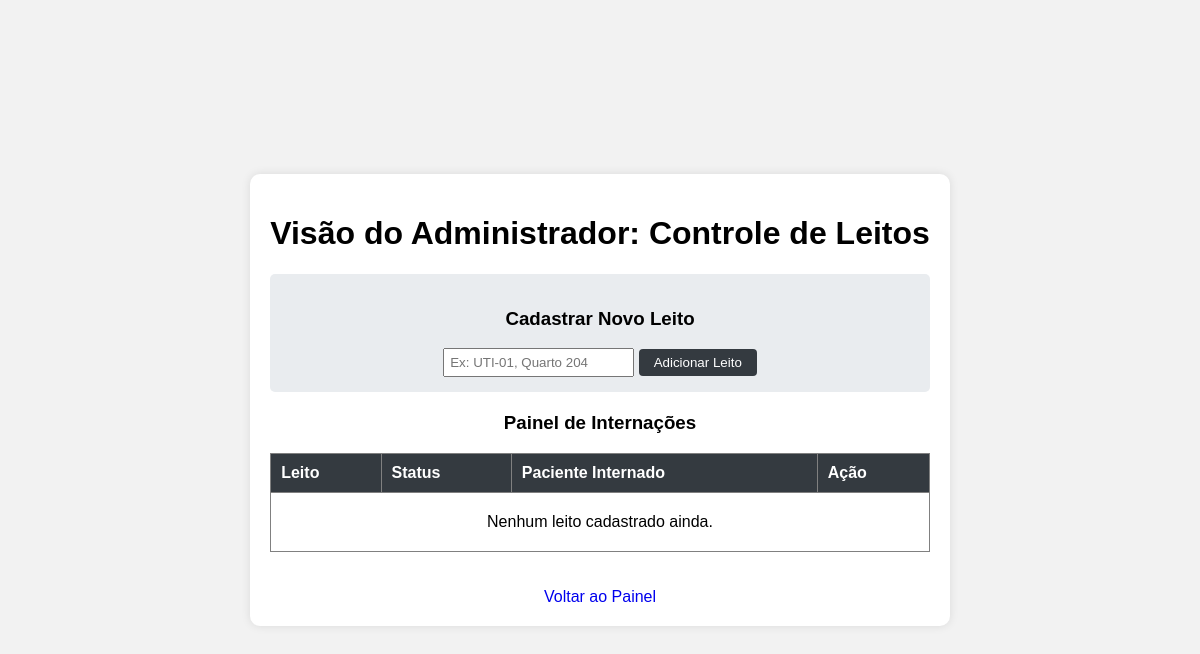
Page /leitos on the earlier database version.
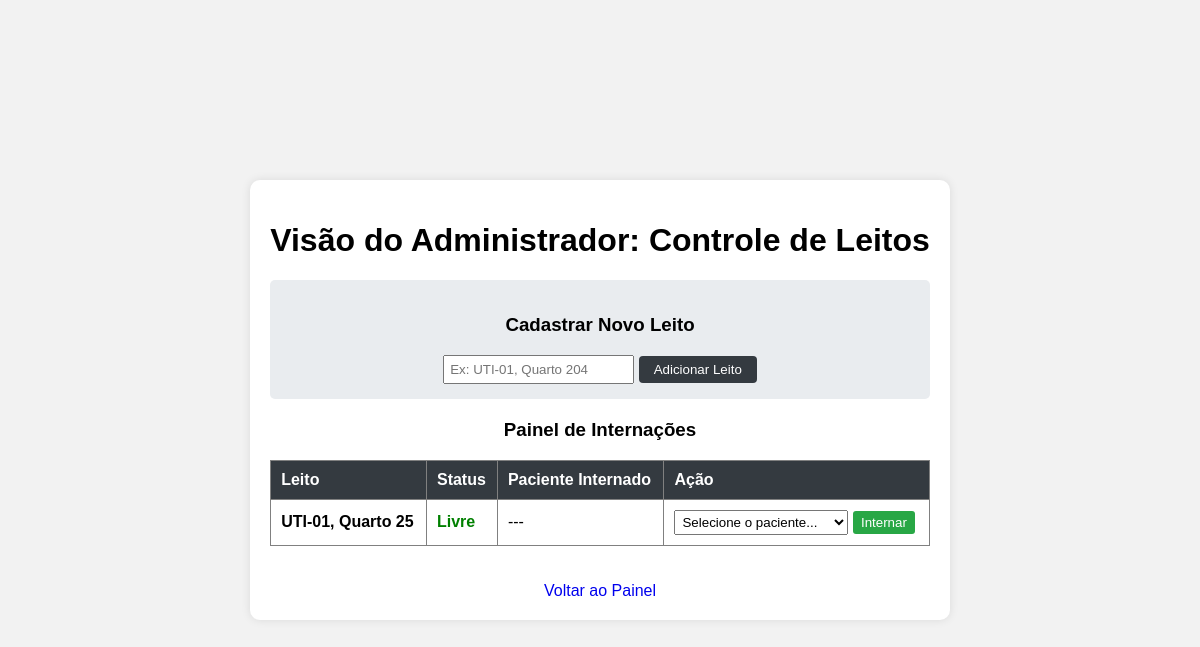
Same page on the later database version.
### tables this page shows
CREATE TABLE leitos(
            id INTEGER PRIMARY KEY AUTOINCREMENT,
            numero TEXT UNIQUE,
            status TEXT DEFAULT 'Livre',
            paciente_id INTEGER,
            FOREIGN KEY(paciente_id) REFERENCES pacientes(id)
        );

### app.py (the view, shortened to what this page needs)
@app.route('/leitos', methods=['GET', 'POST'])
def gerenciar_leitos():
    conn = sqlite3.connect('gestao_hospitalar.db')
    cursor = conn.cursor()
    cursor.execute('''
        SELECT leitos.id, leitos.numero, leitos.status, pacientes.nome
        FROM leitos
        LEFT JOIN pacientes ON leitos.paciente_id = pacientes.id
        ORDER BY leitos.numero
    ''')
    leitos = cursor.fetchall()
    cursor.execute('SELECT id, nome FROM pacientes')
    pacientes = cursor.fetchall()
    conn.close()
    return render_template('leitos.html', leitos=leitos, pacientes=pacientes)

### templates/leitos.html (shortened to what this page needs)
<!DOCTYPE html>
<html lang="pt-br">
<head>
    <link rel="stylesheet" href="{{ url_for('static', filename='styles.css') }}">
</head>
<body>
    <div class="container" style="max-width: 900px;">
        <h1>Visão do Administrador: Controle de Leitos</h1>
        <div style="background-color: #e9ecef; padding: 15px; border-radius: 5px; margin-bottom: 20px;">
            <h3>Cadastrar Novo Leito</h3>
            <form action="{{ url_for('gerenciar_leitos') }}" method="POST">
                <input type="text" name="numero" placeholder="Ex: UTI-01, Quarto 204" required style="padding: 5px;">
                <button type="submit" class="submit-btn" style="background-color: #343a40; color: white; padding: 6px 15px; border: none; border-radius: 4px; cursor: pointer;">Adicionar Leito</button>
            </form>
        </div>
        <h3>Painel de Internações</h3>
        <table border="1" width="100%" style="border-collapse: collapse; text-align: left; background-color: white;">
            <thead>
                <tr style="background-color: #343a40; color: white;">
                    <th style="padding: 10px;">Leito</th>
                    <th style="padding: 10px;">Status</th>
                    <th style="padding: 10px;">Paciente Internado</th>
                    <th style="padding: 10px;">Ação</th>
                </tr>
            </thead>
            <tbody>
                {% for leito in leitos %}
                <tr>
                    <td style="padding: 10px;"><strong>{{ leito[1] }}</strong></td>
                    <td style="padding: 10px; color: {% if leito[2] == 'Livre' %}green{% else %}red{% endif %}; font-weight: bold;">
                        {{ leito[2] }}
                    </td>
                    <td style="padding: 10px;">
                        {% if leito[3] %}
                            {{ leito[3] }}
                        {% else %}
                            ---
                        {% endif %}
                    </td>
                    <td style="padding: 10px;">
                        {% if leito[2] == 'Livre' %}
                            <form action="{{ url_for('alocar_leito', leito_id=leito[0]) }}" method="POST" style="margin: 0;">
                                <select name="paciente_id" required style="padding: 3px;">
                                    <option value="" disabled selected>Selecione o paciente...</option>
                                </select>
                                <button type="submit" style="background-color: #28a745; color: white; border: none; padding: 4px 8px; border-radius: 3px; cursor: pointer;">Internar</button>
                            </form>
                        {% else %}
                            <a href="{{ url_for('liberar_leito', leito_id=leito[0]) }}" style="background-color: #dc3545; color: white; text-decoration: none; padding: 4px 8px; border-radius: 3px;">Dar Alta / Liberar</a>
                        {% endif %}
                    </td>
                </tr>
                {% else %}
                <tr>
                    <td colspan="4" style="padding: 20px; text-align: center;">Nenhum leito cadastrado ainda.</td>
                </tr>
                {% endfor %}
            </tbody>
        </table>
        <br><br>
        <a href="{{ url_for('index') }}" class="back-btn submit-btn" style="display: inline-block; text-decoration: none; text-align: center;">Voltar ao Painel</a>
    </div>
</body>
</html>

### static/styles.css (style rules this page uses)
body { background-color: #f2f2f2; font-family: Arial, sans-serif; display: flex; justify-content: center; align-items: center; height: 100vh; margin: 0; }
.container { text-align: center; background-color: #fff; padding: 20px; border-radius: 10px; box-shadow: 0 0 10px rgba(0, 0, 0, 0.1); }

Differences in the rows shown:
added leitos: numero "UTI-01, Quarto 25", status "Livre"
Other differences:
text no longer shown: "Nenhum leito cadastrado ainda."
